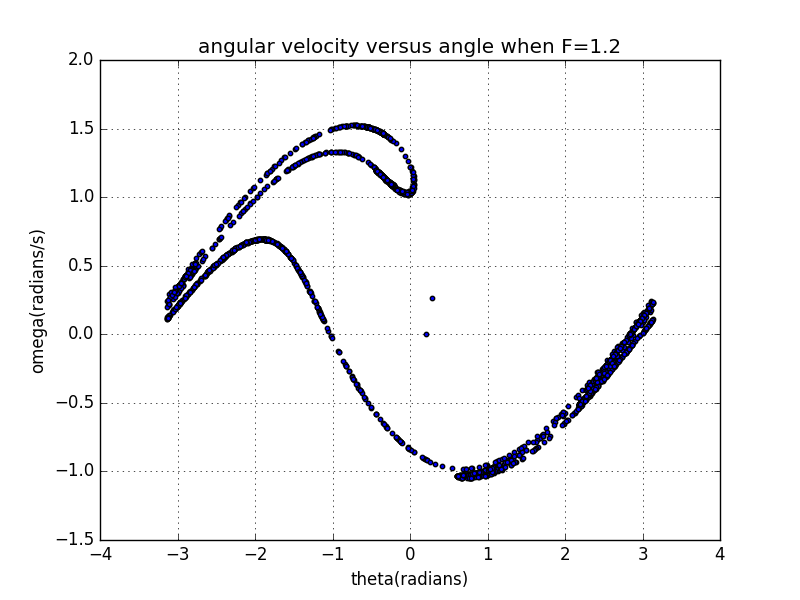

The script that drew this image:
from __future__ import division
from math import *
from pylab import *

# define a function that given amplitude of force, gives angle,avelo and t

def change_amp(F):
    
    # define some constants

    q = 0.5
    l = 9.8
    g = 9.8
    f = 2/3
    dt = pi/100
    theta0 = 0.2
    omega0 = 0
    angle = [theta0]
    avelo = [omega0]
    t = [0]
    an=[theta0]
    av=[omega0] 

    # move the pendulum

    while t[-1] < 6000*pi:

        avelo_new = avelo[-1] - ((g/l)*sin(angle[-1]) + q*avelo[-1] - F*sin(f*t[-1]))*dt
        avelo.append(avelo_new)
        angle_new = angle[-1] + avelo[-1]*dt
        while angle_new > pi:
            angle_new -= 2*pi
        while angle_new < -pi:
            angle_new += 2*pi
        angle.append(angle_new)

        if (t[-1]-(3*pi)/8)%(3*pi) <= dt:
            an.append(angle_new)
            av.append(avelo_new)

        t_new = t[-1] + dt
        t.append(t_new)
        

    return an,av


ang = change_amp(1.2)[0]
ave = change_amp(1.2)[1]



scatter(ang,ave,s=10)



title('angular velocity versus angle when F=1.2')
xlabel('theta(radians)')
ylabel('omega(radians/s)')

grid(True)



show()
